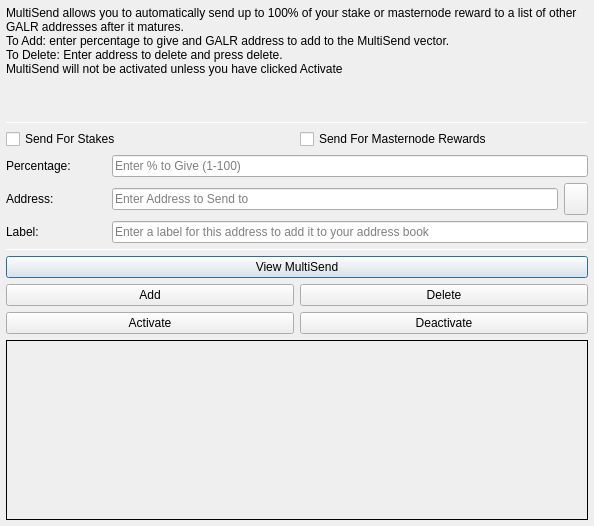
<?xml version="1.0" encoding="UTF-8"?>
<ui version="4.0">
 <class>MultiSendDialog</class>
 <widget class="QDialog" name="MultiSendDialog">
  <property name="windowModality">
   <enum>Qt::NonModal</enum>
  </property>
  <property name="geometry">
   <rect>
    <x>0</x>
    <y>0</y>
    <width>594</width>
    <height>526</height>
   </rect>
  </property>
  <property name="windowTitle">
   <string>MultiSend</string>
  </property>
  <layout class="QVBoxLayout" name="verticalLayout" stretch="0">
   <property name="leftMargin">
    <number>6</number>
   </property>
   <property name="topMargin">
    <number>6</number>
   </property>
   <property name="rightMargin">
    <number>6</number>
   </property>
   <property name="bottomMargin">
    <number>6</number>
   </property>
   <item>
    <layout class="QVBoxLayout" name="verticalLayout_Main" stretch="1,1,1,0,1,1,1">
     <item>
      <widget class="QLabel" name="label_2">
       <property name="lineWidth">
        <number>1</number>
       </property>
       <property name="text">
        <string>MultiSend allows you to automatically send up to 100% of your stake or masternode reward to a list of other GALR addresses after it matures.
To Add: enter percentage to give and GALR address to add to the MultiSend vector.
To Delete: Enter address to delete and press delete.
MultiSend will not be activated unless you have clicked Activate</string>
       </property>
       <property name="alignment">
        <set>Qt::AlignLeading|Qt::AlignLeft|Qt::AlignTop</set>
       </property>
       <property name="wordWrap">
        <bool>true</bool>
       </property>
      </widget>
     </item>
     <item>
      <widget class="Line" name="line">
       <property name="minimumSize">
        <size>
         <width>0</width>
         <height>1</height>
        </size>
       </property>
       <property name="maximumSize">
        <size>
         <width>16777215</width>
         <height>1</height>
        </size>
       </property>
       <property name="orientation">
        <enum>Qt::Horizontal</enum>
       </property>
      </widget>
     </item>
     <item>
      <layout class="QVBoxLayout" name="verticalLayout_Settings">
       <item>
        <layout class="QHBoxLayout" name="horizontalLayout">
         <item>
          <widget class="QCheckBox" name="multiSendStakeCheckBox">
           <property name="text">
            <string>Send For Stakes</string>
           </property>
          </widget>
         </item>
         <item>
          <widget class="QCheckBox" name="multiSendMasternodeCheckBox">
           <property name="text">
            <string>Send For Masternode Rewards</string>
           </property>
          </widget>
         </item>
        </layout>
       </item>
       <item>
        <layout class="QHBoxLayout" name="horizontalLayout_6">
         <item>
          <widget class="QLabel" name="label">
           <property name="minimumSize">
            <size>
             <width>100</width>
             <height>0</height>
            </size>
           </property>
           <property name="toolTip">
            <string>Percentage of stake to send</string>
           </property>
           <property name="text">
            <string>Percentage:</string>
           </property>
          </widget>
         </item>
         <item>
          <widget class="QLineEdit" name="multiSendPercentEdit">
           <property name="toolTip">
            <string>Enter whole numbers 1 - 100</string>
           </property>
           <property name="placeholderText">
            <string>Enter % to Give (1-100)</string>
           </property>
          </widget>
         </item>
        </layout>
       </item>
       <item>
        <layout class="QHBoxLayout" name="horizontalLayout_7">
         <item>
          <widget class="QLabel" name="label_5">
           <property name="minimumSize">
            <size>
             <width>100</width>
             <height>0</height>
            </size>
           </property>
           <property name="toolTip">
            <string>Address to send portion of stake to</string>
           </property>
           <property name="text">
            <string>Address:</string>
           </property>
          </widget>
         </item>
         <item>
          <widget class="QLineEdit" name="multiSendAddressEdit">
           <property name="toolTip">
            <string/>
           </property>
           <property name="placeholderText">
            <string>Enter Address to Send to</string>
           </property>
          </widget>
         </item>
         <item>
          <widget class="QToolButton" name="addressBookButton">
           <property name="maximumSize">
            <size>
             <width>16777215</width>
             <height>32</height>
            </size>
           </property>
           <property name="toolTip">
            <string>Choose an address from the address book</string>
           </property>
           <property name="text">
            <string/>
           </property>
           <property name="icon">
            <iconset resource="../galr.qrc">
             <normaloff>:/icons/address-book</normaloff>:/icons/address-book</iconset>
           </property>
           <property name="shortcut">
            <string>Alt+A</string>
           </property>
          </widget>
         </item>
        </layout>
       </item>
      </layout>
     </item>
     <item>
      <layout class="QHBoxLayout" name="horizontalLayout_3">
       <item>
        <widget class="QLabel" name="label_3">
         <property name="minimumSize">
          <size>
           <width>100</width>
           <height>0</height>
          </size>
         </property>
         <property name="text">
          <string>Label:</string>
         </property>
        </widget>
       </item>
       <item>
        <widget class="QLineEdit" name="labelAddressLabelEdit">
         <property name="placeholderText">
          <string>Enter a label for this address to add it to your address book</string>
         </property>
        </widget>
       </item>
      </layout>
     </item>
     <item>
      <widget class="Line" name="line_2">
       <property name="minimumSize">
        <size>
         <width>0</width>
         <height>1</height>
        </size>
       </property>
       <property name="maximumSize">
        <size>
         <width>16777215</width>
         <height>1</height>
        </size>
       </property>
       <property name="orientation">
        <enum>Qt::Horizontal</enum>
       </property>
      </widget>
     </item>
     <item>
      <layout class="QVBoxLayout" name="verticalLayout_Buttons">
       <item>
        <layout class="QHBoxLayout" name="horizontalLayout_4">
         <item>
          <widget class="QPushButton" name="viewButton">
           <property name="toolTip">
            <string/>
           </property>
           <property name="statusTip">
            <string>View MultiSend Vector</string>
           </property>
           <property name="text">
            <string>View MultiSend</string>
           </property>
          </widget>
         </item>
        </layout>
       </item>
       <item>
        <layout class="QHBoxLayout" name="horizontalLayout_2">
         <item>
          <widget class="QPushButton" name="addButton">
           <property name="toolTip">
            <string/>
           </property>
           <property name="statusTip">
            <string>Add to MultiSend Vector</string>
           </property>
           <property name="text">
            <string>Add</string>
           </property>
          </widget>
         </item>
         <item>
          <widget class="QPushButton" name="deleteButton">
           <property name="toolTip">
            <string/>
           </property>
           <property name="statusTip">
            <string>Delete Address From MultiSend Vector</string>
           </property>
           <property name="text">
            <string>Delete</string>
           </property>
          </widget>
         </item>
        </layout>
       </item>
       <item>
        <layout class="QHBoxLayout" name="horizontalLayout_5">
         <item>
          <widget class="QPushButton" name="activateButton">
           <property name="statusTip">
            <string>Activate MultiSend</string>
           </property>
           <property name="text">
            <string>Activate</string>
           </property>
          </widget>
         </item>
         <item>
          <widget class="QPushButton" name="disableButton">
           <property name="statusTip">
            <string>Deactivate MultiSend</string>
           </property>
           <property name="text">
            <string>Deactivate</string>
           </property>
          </widget>
         </item>
        </layout>
       </item>
      </layout>
     </item>
     <item>
      <widget class="QLabel" name="message">
       <property name="minimumSize">
        <size>
         <width>0</width>
         <height>180</height>
        </size>
       </property>
       <property name="frameShape">
        <enum>QFrame::Panel</enum>
       </property>
       <property name="frameShadow">
        <enum>QFrame::Plain</enum>
       </property>
       <property name="lineWidth">
        <number>1</number>
       </property>
       <property name="midLineWidth">
        <number>1</number>
       </property>
       <property name="text">
        <string/>
       </property>
       <property name="alignment">
        <set>Qt::AlignLeading|Qt::AlignLeft|Qt::AlignTop</set>
       </property>
       <property name="wordWrap">
        <bool>true</bool>
       </property>
      </widget>
     </item>
    </layout>
   </item>
  </layout>
 </widget>
 <resources>
  <include location="../galr.qrc"/>
 </resources>
 <connections/>
</ui>
